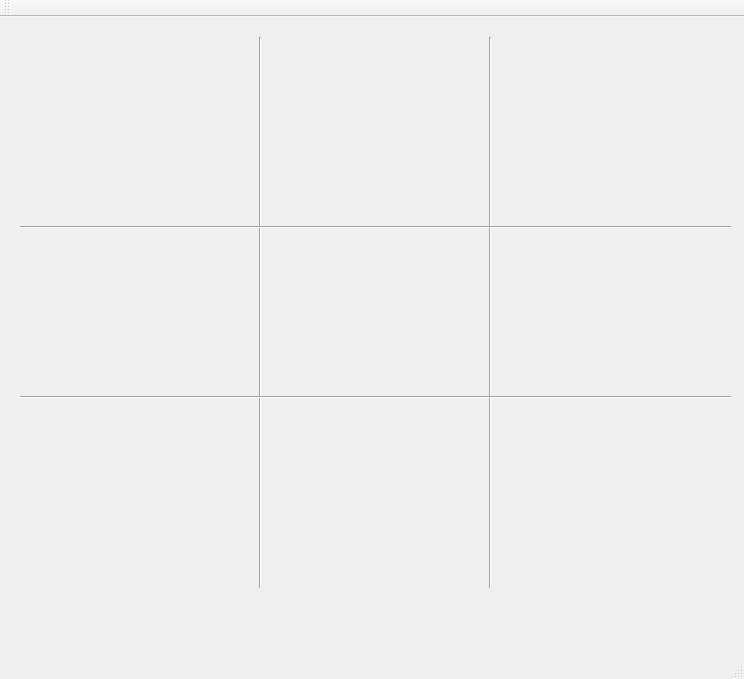
<?xml version="1.0" encoding="UTF-8"?>
<ui version="4.0">
 <class>MainWindow</class>
 <widget class="QMainWindow" name="MainWindow">
  <property name="geometry">
   <rect>
    <x>0</x>
    <y>0</y>
    <width>744</width>
    <height>679</height>
   </rect>
  </property>
  <property name="windowTitle">
   <string>MainWindow</string>
  </property>
  <widget class="QWidget" name="centralWidget">
   <widget class="QWidget" name="gridLayoutWidget">
    <property name="geometry">
     <rect>
      <x>20</x>
      <y>20</y>
      <width>711</width>
      <height>551</height>
     </rect>
    </property>
    <layout class="QGridLayout" name="gridLayout"/>
   </widget>
   <widget class="Line" name="line">
    <property name="geometry">
     <rect>
      <x>250</x>
      <y>20</y>
      <width>20</width>
      <height>551</height>
     </rect>
    </property>
    <property name="orientation">
     <enum>Qt::Vertical</enum>
    </property>
   </widget>
   <widget class="Line" name="line_2">
    <property name="geometry">
     <rect>
      <x>480</x>
      <y>20</y>
      <width>20</width>
      <height>551</height>
     </rect>
    </property>
    <property name="orientation">
     <enum>Qt::Vertical</enum>
    </property>
   </widget>
   <widget class="Line" name="line_3">
    <property name="geometry">
     <rect>
      <x>20</x>
      <y>370</y>
      <width>711</width>
      <height>20</height>
     </rect>
    </property>
    <property name="orientation">
     <enum>Qt::Horizontal</enum>
    </property>
   </widget>
   <widget class="Line" name="line_4">
    <property name="geometry">
     <rect>
      <x>20</x>
      <y>200</y>
      <width>711</width>
      <height>20</height>
     </rect>
    </property>
    <property name="orientation">
     <enum>Qt::Horizontal</enum>
    </property>
   </widget>
  </widget>
  <widget class="QMenuBar" name="menuBar">
   <property name="geometry">
    <rect>
     <x>0</x>
     <y>0</y>
     <width>744</width>
     <height>21</height>
    </rect>
   </property>
  </widget>
  <widget class="QToolBar" name="mainToolBar">
   <attribute name="toolBarArea">
    <enum>TopToolBarArea</enum>
   </attribute>
   <attribute name="toolBarBreak">
    <bool>false</bool>
   </attribute>
  </widget>
  <widget class="QStatusBar" name="statusBar"/>
 </widget>
 <layoutdefault spacing="6" margin="11"/>
 <resources/>
 <connections/>
 <slots>
  <slot>slot11changed(QString)</slot>
 </slots>
</ui>
